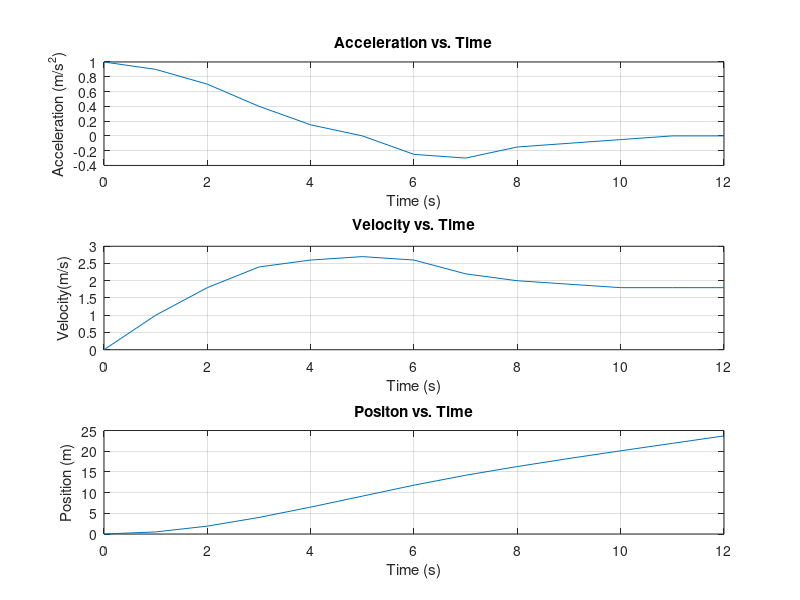

This chart was generated by the following MATLAB code:
% Derivative/Integral – Analyzing Position,Velocity, & Acceleration
% Creating Arrays 
t = 0:1:12;
v = [0 1 1.8 2.4 2.6 2.7 2.6 2.2 2 1.9 1.8 1.8 1.8];

% Determine the acceleration function
a = zeros(size(v));   
dt = 1;  

% Forward difference at t=0
a(1) = (v(2) - v(1)) / dt;

% Central differences for interior points
for i = 2:length(v)-1
    a(i) = (v(i+1) - v(i-1))/(2*dt);
end

% Backward difference at last point
a(end) = (v(end) - v(end-1))/dt;

% Determine the position function
x = zeros(size(v));
for i = 2:length(t)
    x(i) = x(i-1) + 0.5*(v(i) + v(i-1))*dt;
end

% Create three separate plots: acceleration, velocity, and position
% Acceleration plot 
subplot(3,1,1)
plot(t,a)
grid on;
xlabel('Time (s)');
ylabel('Acceleration (m/s^2)');
title('Acceleration vs. Time');

% Velocity plot
subplot(3,1,2)
plot(t,v)
grid on;
xlabel('Time (s)');
ylabel('Velocity(m/s)');
title('Velocity vs. Time');

% Position plot 
subplot(3,1,3)
plot(t,x)
grid on;
xlabel('Time (s)');
ylabel('Position (m)');
title('Positon vs. Time');